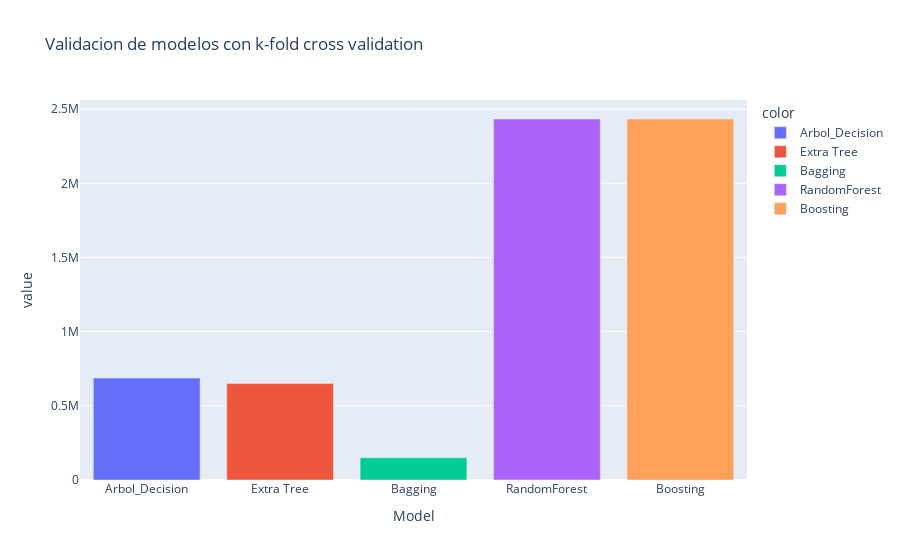

Notebook code for this chart:
### Code cell
fig=px.bar(x=['Arbol_Decision', 'Extra Tree', 'Bagging', 'RandomForest', 'Boosting'],
            y=[mse_modelos.mean()],
            color=['Arbol_Decision', 'Extra Tree', 'Bagging', 'RandomForest','Boosting'],
            labels={'x':'Model', 'y':'Accuracy'},
            title='Validacion de modelos con k-fold cross validation')
fig.show()

### Figure 1 — Plotly figure (JSON) as saved in the notebook; plotly's stock layout.template omitted (floating-point values rounded to 4 significant figures)
{"data": [{"alignmentgroup": "True", "hovertemplate": "color=Arbol_Decision<br>Model=%{x}<br>value=%{y}<extra></extra>", "legendgroup": "Arbol_Decision", "marker": {"color": "#636efa", "pattern": {"shape": ""}}, "name": "Arbol_Decision", "offsetgroup": "Arbol_Decision", "orientation": "v", "showlegend": true, "textposition": "auto", "type": "bar", "x": ["Arbol_Decision"], "xaxis": "x", "y": [687200.0], "yaxis": "y"}, {"alignmentgroup": "True", "hovertemplate": "color=Extra Tree<br>Model=%{x}<br>value=%{y}<extra></extra>", "legendgroup": "Extra Tree", "marker": {"color": "#EF553B", "pattern": {"shape": ""}}, "name": "Extra Tree", "offsetgroup": "Extra Tree", "orientation": "v", "showlegend": true, "textposition": "auto", "type": "bar", "x": ["Extra Tree"], "xaxis": "x", "y": [649900.0], "yaxis": "y"}, {"alignmentgroup": "True", "hovertemplate": "color=Bagging<br>Model=%{x}<br>value=%{y}<extra></extra>", "legendgroup": "Bagging", "marker": {"color": "#00cc96", "pattern": {"shape": ""}}, "name": "Bagging", "offsetgroup": "Bagging", "orientation": "v", "showlegend": true, "textposition": "auto", "type": "bar", "x": ["Bagging"], "xaxis": "x", "y": [149900.0], "yaxis": "y"}, {"alignmentgroup": "True", "hovertemplate": "color=RandomForest<br>Model=%{x}<br>value=%{y}<extra></extra>", "legendgroup": "RandomForest", "marker": {"color": "#ab63fa", "pattern": {"shape": ""}}, "name": "RandomForest", "offsetgroup": "RandomForest", "orientation": "v", "showlegend": true, "textposition": "auto", "type": "bar", "x": ["RandomForest"], "xaxis": "x", "y": [2434000.0], "yaxis": "y"}, {"alignmentgroup": "True", "hovertemplate": "color=Boosting<br>Model=%{x}<br>value=%{y}<extra></extra>", "legendgroup": "Boosting", "marker": {"color": "#FFA15A", "pattern": {"shape": ""}}, "name": "Boosting", "offsetgroup": "Boosting", "orientation": "v", "showlegend": true, "textposition": "auto", "type": "bar", "x": ["Boosting"], "xaxis": "x", "y": [2434000.0], "yaxis": "y"}], "layout": {"barmode": "relative", "legend": {"title": {"text": "color"}, "tracegroupgap": 0}, "title": {"text": "Validacion de modelos con k-fold cross validation"}, "xaxis": {"anchor": "y", "domain": [0, 1], "title": {"text": "Model"}}, "yaxis": {"anchor": "x", "domain": [0, 1], "title": {"text": "value"}}}}
